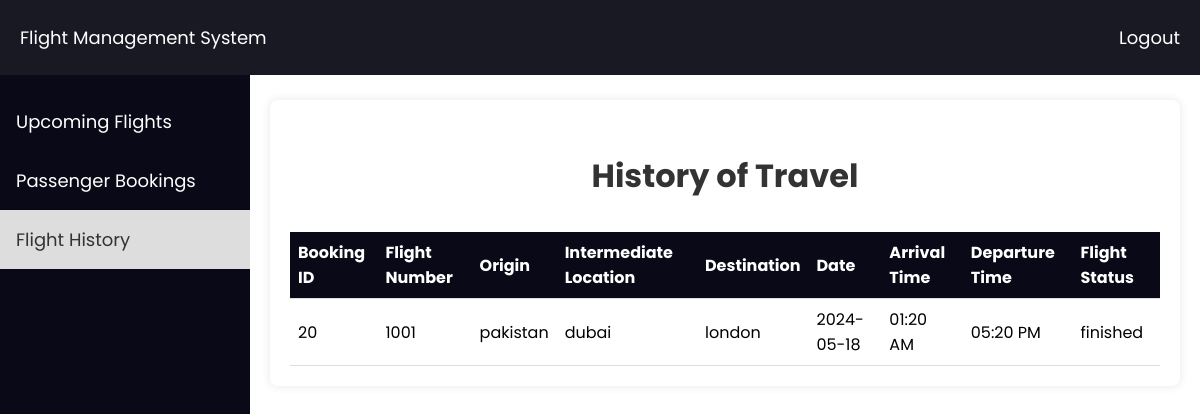
Screenshot of /Passengers/History/view_flight_history.php (signed in) with the database file from the repository.
### tables this page shows
CREATE TABLE `flight` (
  `flightnum` int(11) NOT NULL,
  `origin` varchar(50) NOT NULL,
  `Intermediate` varchar(100) NOT NULL,
  `dest` varchar(50) NOT NULL,
  `date` date NOT NULL,
  `arr_time` time(6) NOT NULL,
  `dep_time` time(6) NOT NULL,
  `planeid` int(11) NOT NULL,
  `pilotid` int(11) NOT NULL,
  `crewmembers` longtext NOT NULL CHECK (json_valid(`crewmembers`)),
  `status` varchar(50) NOT NULL
);

CREATE TABLE `bookings` (
  `id` int(11) NOT NULL,
  `passengerid` int(11) NOT NULL,
  `flightnum` int(11) NOT NULL
);

### Passengers/History/view_flight_history.php (the view, shortened to what this page needs)
<?php
$servername = "localhost";
$username = "root";
$password = "";
$dbname = "flight_management_system";
$conn = new mysqli($servername, $username, $password, $dbname);
$user_id = $_SESSION['user_id'];
$sql = "SELECT b.id, b.flightnum, f.status, f.origin, f.Intermediate, f.dest, f.date, f.arr_time, f.dep_time FROM flight f INNER JOIN bookings b ON b.flightnum = f.flightnum WHERE b.passengerid = '$user_id' and f.status='finished'";
$result = $conn->query($sql);
?>
<!DOCTYPE html>
<html lang="en">
<head>
</head>
<body>
    <div class="navbar">
        <a href="#">Flight Management System</a>
        <a href="../logout.php" style="float: right;">Logout</a>
    </div>
    <div class="sidebar">
        <a href="../dashboard.php">Upcoming Flights</a>
        <a href="../Booking/view_bookings.php">Passenger Bookings</a>
        <a href="view_flight_history.php" id='active'>Flight History</a>
    </div>
    <div class="content">
        <h3>History of Travel</h3>
    <table>
        <tr>
            <th>Booking ID</th>
            <th>Flight Number</th>
            <th>Origin</th>
            <th>Intermediate Location</th>
            <th>Destination</th>
            <th>Date</th>
            <th>Arrival Time</th>
            <th>Departure Time</th>
            <th>Flight Status</th>
        </tr>
        <?php
        if ($result->num_rows > 0) {
            while ($row = $result->fetch_assoc()) {
                echo "<tr>";
                echo "<td>" . $row['id'] . "</td>";
                echo "<td>" . $row['flightnum'] . "</td>";
                echo "<td>" . $row['origin'] . "</td>";
                echo "<td>" . $row['Intermediate'] . "</td>";
                echo "<td>" . $row['dest'] . "</td>";
                echo "<td>" . $row['date'] . "</td>";
                echo "<td>" . date("h:i A", strtotime($row['arr_time'])) . "</td>";
                echo "<td>" . date("h:i A", strtotime($row['dep_time'])) . "</td>";
                echo "<td>" . $row['status'] . "</td>";
                echo "</tr>";
            }
        } else {
            echo "<tr><td colspan='8'>No flight history found</td></tr>";
        }
        ?>
    </table>
        </div>
</body>
</html>

### Passengers/History/view_flight_history.php (style rules this page uses)
body { font-family: 'Poppins', sans-serif; margin: 0; padding: 0; }
.navbar { background-color: #191924; overflow: hidden; padding: 10px 0; position: fixed; width: 100%; top: 0; z-index: 1000; transition: top 0.3s; }
.navbar a { float: left; display: block; color: white; text-align: center; padding: 14px 20px; text-decoration: none; font-size: 18px; }
.content { max-width: 1300px; margin: 20px auto; padding: 20px; background-color: #fff; border-radius: 8px; box-shadow: 0 0 10px rgba(0, 0, 0, 0.1); margin-left: 270px; margin-right: 20px; margin-top:100px; }
.sidebar { height: 100%; width: 250px; position: fixed; z-index: 1; top: 62px; left: 0; background-color: #090917; padding-top: 20px; margin-top: 10px; float: left; }
.sidebar a { display: block; color: white; padding: 16px; text-decoration: none; font-size: 18px; }
#active { background-color: #ddd; color: #333; }
h3 { color: #333; text-align: center; font-size: 32px; }
table { width: 100%; border-collapse: collapse; }
th, td { padding: 8px; text-align: left; border-bottom: 1px solid #ddd; }
th { background-color: #090917; color: white; font-size:16px; }

### rows the page displays
flight: bookings.id "20", bookings.flightnum "1001", origin "pakistan", Intermediate "dubai", dest "london", date "2024-05-18", arr_time "01:20 AM", dep_time "05:20 PM", status "finished"
